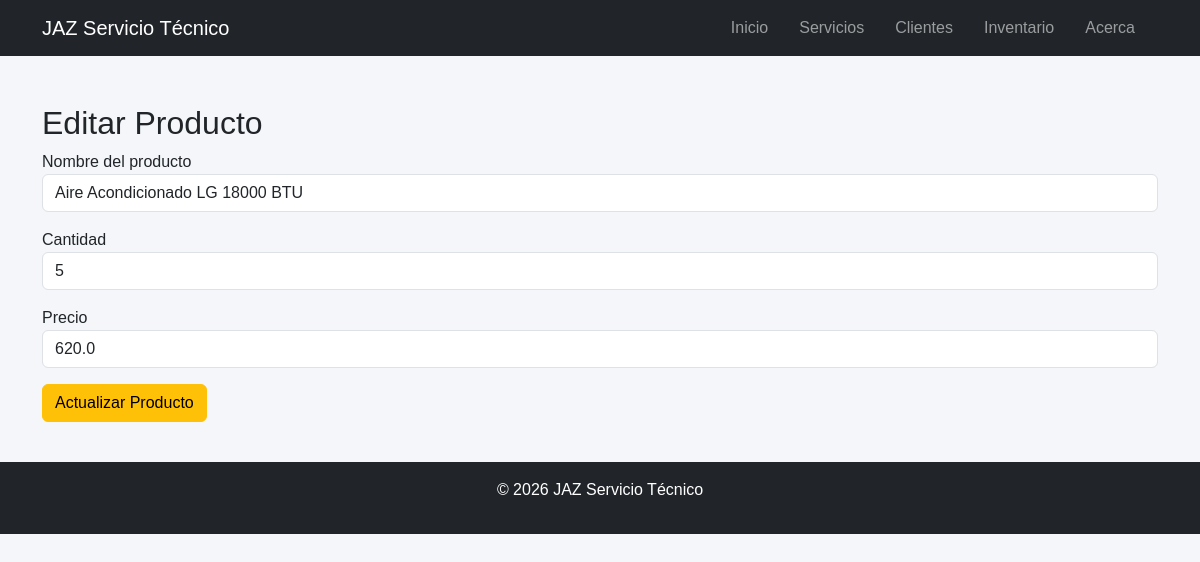
The page /productos/editar/3 on the database its author committed.
### tables this page shows
CREATE TABLE productos (
    id INTEGER PRIMARY KEY AUTOINCREMENT,
    nombre TEXT NOT NULL,
    cantidad INTEGER,
    precio REAL
);

### app.py (the view, shortened to what this page needs)
@app.route("/productos/editar/<int:id>", methods=["GET", "POST"])
def editar_producto(id):
    conn = get_connection()
    producto = conn.execute(
        "SELECT * FROM productos WHERE id=?", (id,)
    ).fetchone()
    conn.close()
    return render_template("productos_editar.html", producto=producto)

### database.py (called while the page is built)
def get_connection():
    conn = sqlite3.connect("inventario.db")
    conn.row_factory = sqlite3.Row
    return conn

### templates/productos_editar.html
{% extends "base.html" %}
{% block content %}
<div class="container mt-5">
<h2>Editar Producto</h2>
<form method="POST">
<div class="mb-3">
<label>Nombre del producto</label>
<input type="text" name="nombre" value="{{ producto.nombre }}" class="form-control">
</div>
<div class="mb-3">
<label>Cantidad</label>
<input type="number" name="cantidad" value="{{ producto.cantidad }}" class="form-control">
</div>
<div class="mb-3">
<label>Precio</label>
<input type="number" step="0.01" name="precio" value="{{ producto.precio }}" class="form-control">
</div>
<button type="submit" class="btn btn-warning">
Actualizar Producto
</button>
</form>
</div>
{% endblock %}

### static/styles.css (style rules this page uses)
body { font-family: Arial, sans-serif; background-color: #f4f6f9; margin: 0; }

### rows shown on the page
productos: nombre "Aire Acondicionado LG 18000 BTU", cantidad "5", precio "620.0"
